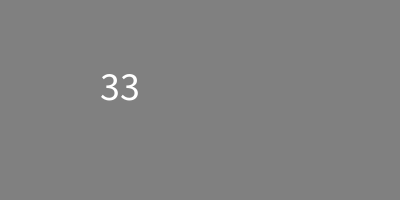
Frame 1 (no input)
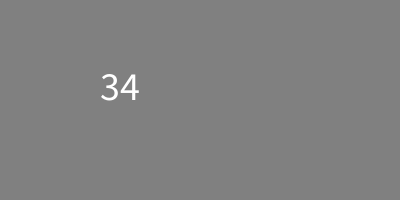
Frame 60 (the mouse pressed at the canvas centre just before this capture)
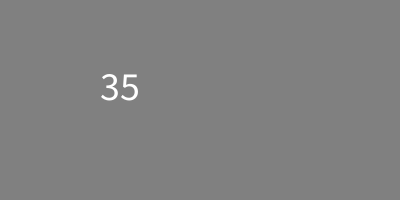
Frame 120 (the mouse held since frame 60 and released just before this capture)

The Processing sketch that drew these frames (run headless with seeded random() and noise(); from frame 60 on, the mouse is pressed at the canvas centre):

// Processing sketch: week15_1
// ── week15_1.pde
void setup()
{
  size(400,200);
  textSize(40); //字型大小
}

void draw()
{
  background(#808080);
  int s = second(); //秒鐘
  text(s,100,100);
}
